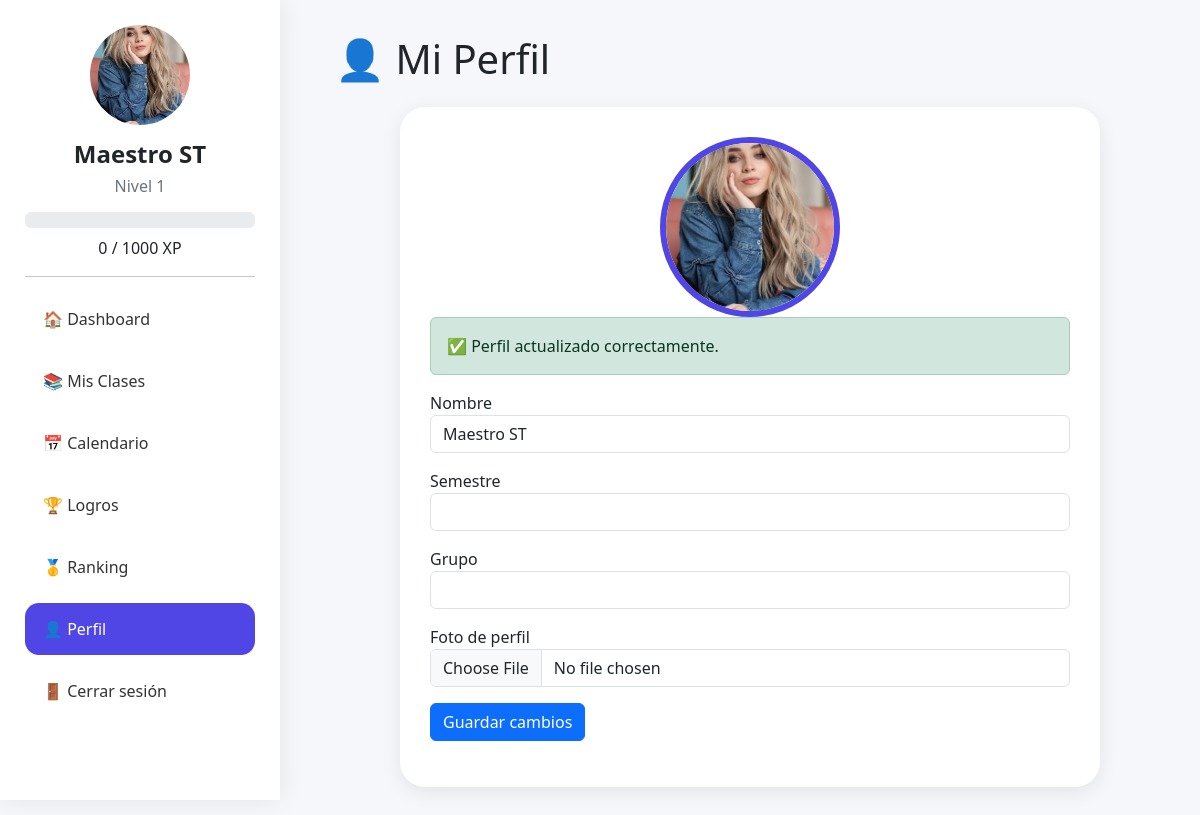
Page /alumno/perfil.php?ok=1 (signed in) on the committed database.
### tables this page shows
CREATE TABLE `usuarios` (
  `id` int(11) NOT NULL,
  `nombre` varchar(100) DEFAULT NULL,
  `correo` varchar(100) DEFAULT NULL,
  `password` varchar(255) DEFAULT NULL,
  `rol` enum('alumno','maestro') DEFAULT 'alumno',
  `xp` int(11) DEFAULT 0,
  `nivel` int(11) DEFAULT 1,
  `foto` varchar(255) DEFAULT NULL,
  `semestre` varchar(20) DEFAULT NULL,
  `grupo` varchar(20) DEFAULT NULL
);

### alumno/perfil.php (the view, shortened to what this page needs)
<?php
include '../includes/conexion.php';
include '../includes/sidebar.php';
$id_usuario = $_SESSION['id'];
$usuario = mysqli_fetch_assoc(
    mysqli_query(
        $conexion,
        "SELECT *
         FROM usuarios
         WHERE id = $id_usuario"
    )
);
?>
<!DOCTYPE html>
<html lang="es">
<head>
    <link href="https://cdn.jsdelivr.net/npm/bootstrap@5.3.7/dist/css/bootstrap.min.css" rel="stylesheet">
</head>
<body>
    <div class="content">
        <h1 class="mb-4">
            👤 Mi Perfil
        </h1>
        <div class="card-perfil">
            <img src="<?= !empty($usuario['foto'])
                ? '../uploads/perfiles/' . $usuario['foto']
                : 'https://ui-avatars.com/api/?name=' .
                urlencode($usuario['nombre'])
                ?>" class="foto-perfil-grande">
            <?php if (isset($_GET['ok'])): ?>
                <div class="alert alert-success">
                    ✅ Perfil actualizado correctamente.
                </div>
            <?php endif; ?>
            <form action="guardar_perfil.php" method="POST" enctype="multipart/form-data">
                <div class="mb-3">
                    <label>
                        Nombre
                    </label>
                    <input type="text" name="nombre" class="form-control" value="<?= $usuario['nombre'] ?>">
                </div>
                <div class="mb-3">
                    <label>
                        Semestre
                    </label>
                    <input type="text" name="semestre" class="form-control" value="<?= $usuario['semestre'] ?>">
                </div>
                <div class="mb-3">
                    <label>
                        Grupo
                    </label>
                    <input type="text" name="grupo" class="form-control" value="<?= $usuario['grupo'] ?>">
                </div>
                <div class="mb-3">
                    <label>
                        Foto de perfil
                    </label>
                    <input type="file" name="foto" class="form-control">
                </div>
                <button class="btn btn-primary">
                    Guardar cambios
                </button>
            </form>
        </div>
    </div>
</body>
</html>

### includes/sidebar.php (shortened to what this page needs)
<?php
include_once __DIR__ . '/conexion.php';
$id_usuario = $_SESSION['id'];
$usuario = mysqli_fetch_assoc(
    mysqli_query(
        $conexion,
        "SELECT *
         FROM usuarios
         WHERE id = $id_usuario"
    )
);
$xpActual = $usuario['xp'] ?? 0;
$xpNivel = 1000;
$xpActualNivel = $xpActual % $xpNivel;
$paginaActual = basename($_SERVER['PHP_SELF']);
?>
<div class="sidebar">
    <center>
        <img class="foto-perfil" src="<?= !empty($usuario['foto'])
            ? '../uploads/perfiles/' . $usuario['foto']
            : 'https://ui-avatars.com/api/?name=' .
            urlencode($usuario['nombre'])
            ?>">
        <h4>
            <?= htmlspecialchars($usuario['nombre']) ?>
        </h4>
        <h6>
            Nivel <?= $usuario['nivel'] ?>
        </h6>
    </center>
    <div class="progress xp-bar mt-3">
    </div>
    <center class="mt-2">
        <?= $xpActualNivel ?>
        /
        <?= $xpNivel ?>
        XP
    </center>
    <hr>
    <a href="dashboard.php" class="btn-menu <?= $paginaActual == 'dashboard.php' ? 'active' : '' ?>">
        🏠 Dashboard
    </a>
    <a href="mis_clases.php" class="btn-menu <?= $paginaActual == 'mis_clases.php' ? 'active' : '' ?>">
        📚 Mis Clases
    </a>
    <a href="calendario.php" class="btn-menu <?= $paginaActual == 'calendario.php' ? 'active' : '' ?>">
        📅 Calendario
    </a>
    <a href="logros.php" class="btn-menu <?= $paginaActual == 'logros.php' ? 'active' : '' ?>">
        🏆 Logros
    </a>
    <a href="ranking.php" class="btn-menu <?= $paginaActual == 'ranking.php' ? 'active' : '' ?>">
        🥇 Ranking
    </a>
    <a href="perfil.php" class="btn-menu <?= $paginaActual == 'perfil.php' ? 'active' : '' ?>">
        👤 Perfil
    </a>
    <a href="../auth/logout.php" class="btn-menu">
        🚪 Cerrar sesión
    </a>
</div>

### includes/sidebar.php (style rules this page uses)
.sidebar { position: fixed; left: 0; top: 0; width: 280px; height: 100vh; overflow-y: auto; background: white; padding: 25px; box-shadow: 0 0 25px rgba(0, 0, 0, .08); }
.sidebar img { width: 100px !important; height: 100px !important; min-width: 100px !important; min-height: 100px !important; border-radius: 50% !important; object-fit: cover !important; display: block !important; margin: auto !important; }
.sidebar h4 { margin-top: 15px; font-weight: 700; }
.sidebar h6 { color: #6b7280; }
.xp-bar { height: 18px; border-radius: 20px; }
.btn-menu { display: block; width: 100%; text-align: left; padding: 14px 18px; margin-bottom: 10px; border-radius: 14px; text-decoration: none; color: #333; transition: .3s; }
.btn-menu.active { background: #4f46e5; color: white; }

### alumno/perfil.php (style rules this page uses)
body { background: #f5f7fb; }
.content { margin-left: 300px; padding: 35px; }
.foto-perfil-grande { width: 180px; height: 180px; border-radius: 50%; object-fit: cover; border: 6px solid #4f46e5; display: block; margin: auto; }
.card-perfil { background: white; padding: 30px; border-radius: 25px; max-width: 700px; margin: auto; box-shadow: 0 5px 20px rgba(0, 0, 0, .08); }

### rows in the picture
usuarios: foto (picture), nombre "Maestro ST", nivel "1", xp "0"

### other values in the picture
$xpNivel "1000"
